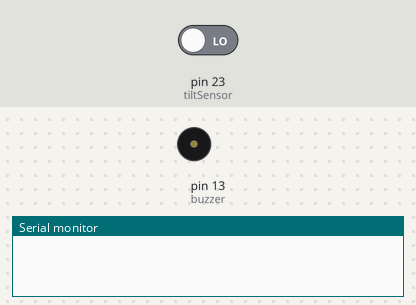
This sketch was run on a simulated Arduino Mega 2560, built with avr-gcc and run on an emulated ATmega2560. Shown: buzzer (waves = sounding, pin HIGH), the last lines printed to the serial monitor. The inputs (shaded band) are chosen by the test bench; at power-on: pin 23 (tiltSensor) LOW.

Above: at 1.2 s.
1.3 s: pin 23 (tiltSensor) driven HIGH
At 2.1 s:
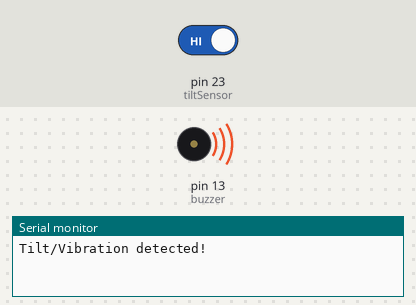
4.3 s: pin 23 (tiltSensor) driven LOW
At 5.7 s:
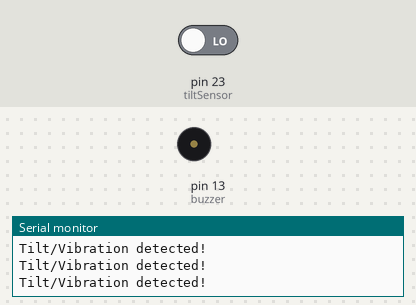
Timing chart, 0 to 7.3 s (numbered marks = the images above; inputs shaded):
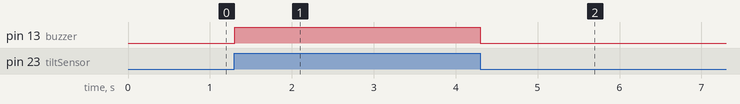

Measured:
- after the input at 1.3 s, pin 13 (buzzer): LOW → HIGH at once
- after the input at 4.3 s, pin 13 (buzzer): HIGH → LOW at once

The sketch:

Vibration_Sensor.ino
```cpp
#define tiltSensor 23
#define buzzer 13

void setup() {
  Serial.begin(9600);
  pinMode(tiltSensor, INPUT);
  pinMode(buzzer, OUTPUT);
}

void loop() {
  int tiltValue = digitalRead(tiltSensor);
  if (tiltValue == HIGH) {
    Serial.println("Tilt/Vibration detected!");
    digitalWrite(buzzer, HIGH);
    delay(1000);
    digitalWrite(buzzer, LOW);
  }
}
```
